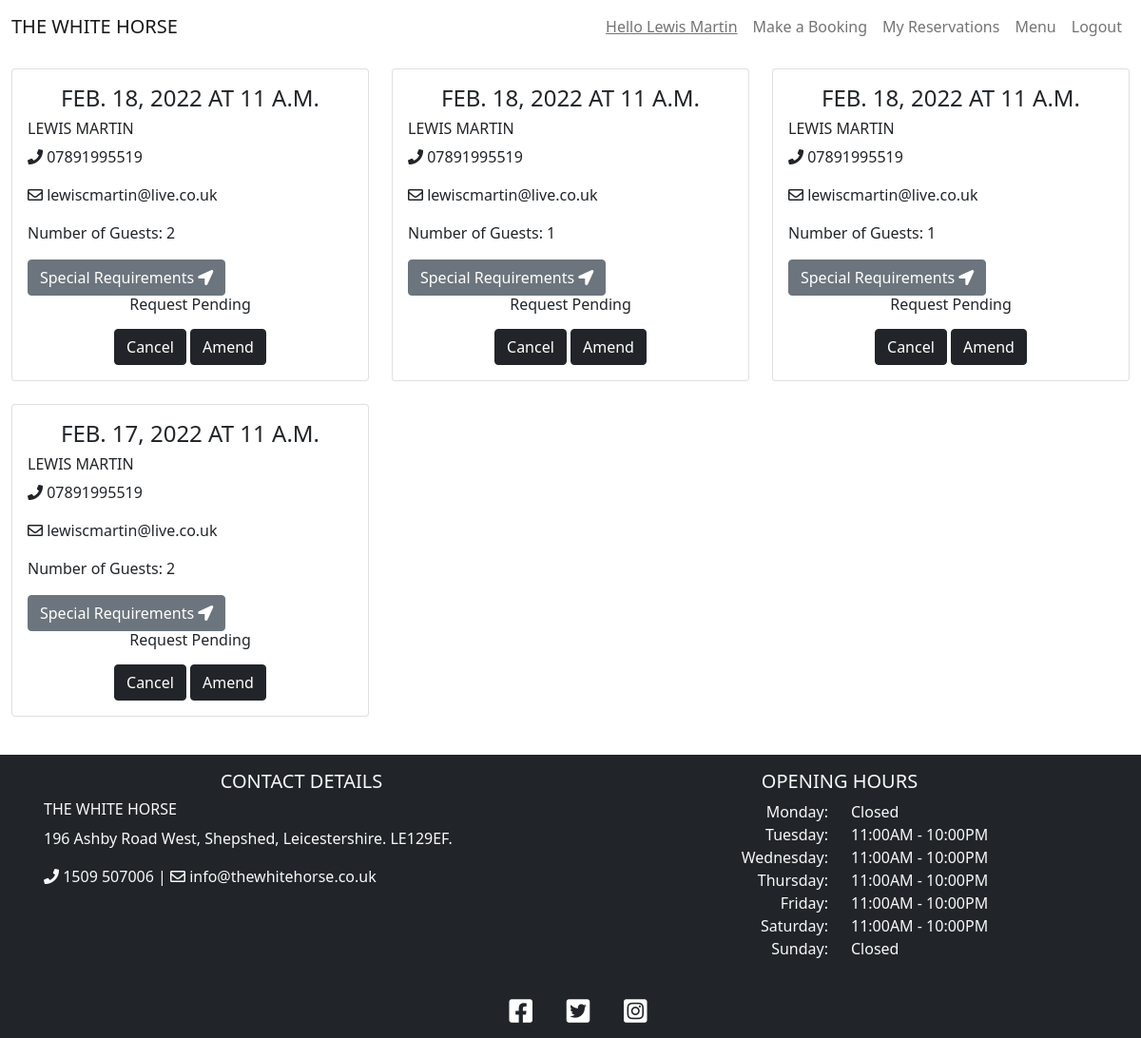
Before: /reservations (signed in) with the older database file.
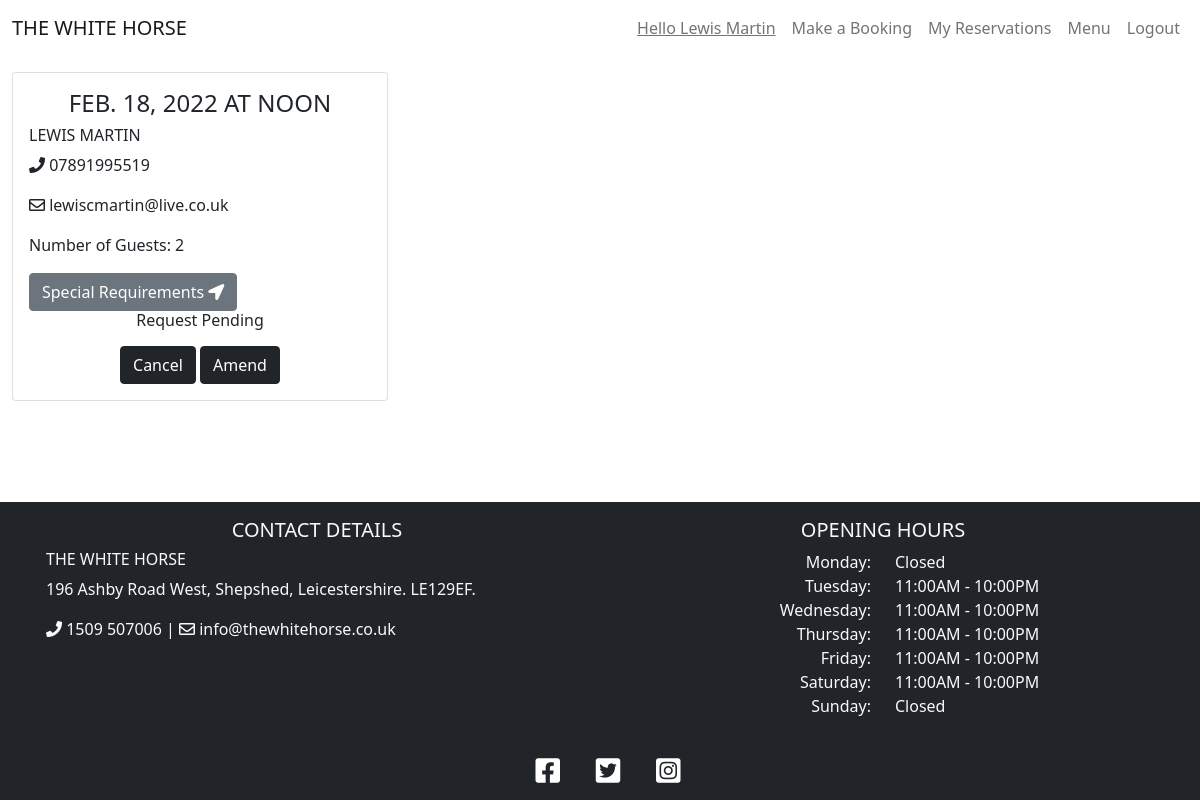
After: the same page with the newer database file.
### booking/models.py (models this page shows, shortened)
class Booking(models.Model):
    user = models.ForeignKey(User, on_delete=models.CASCADE)
    lead = models.CharField(max_length=200, blank=False)
    email = models.CharField(max_length=200, blank=False)
    phoneNumberRegex = RegexValidator(regex=r'^\+?1?\d{9,15}$')
    mobile = models.CharField(
        validators=[phoneNumberRegex], max_length=16, blank=False
        )
    date = models.DateField(blank=False)
    time = models.TimeField(blank=False)
    notes = models.TextField(max_length=200)
    guests = models.PositiveIntegerField(blank=False)
    status = models.IntegerField(choices=STATUS, default=0)
    class Meta:
        ordering = ['-date']

### booking/views.py (the view)
# urls.py: path('reservations', views.ReservationList.as_view(), name='reservations'),
class ReservationList(generic.ListView):
    model = Booking
    def get(self, request, *args, **kwargs):
        if request.user.is_authenticated:
            reservations = Booking.objects.filter(user=request.user)
            return render(
                request, 'reservations.html',
                {
                    'reservations': reservations,
                },
            )
        else:
            return redirect(reverse("account_login"))

### templates/reservations.html (shortened to what this page needs)
{% extends "base.html" %}
{% block content %}
<div class="container-fluid mb-3">
    <div class="row">
        <div class="col-12 mt-3 left">
            <div class="row">
                {% for reservation in reservations %}
                <div class="col-md-4">
                    <div class="card mb-4">
                        <div class="card-body">
                            <h4 class='card-title text-uppercase text-center'>{{ reservation.date }} at
                                {{ reservation.time }}</h4>
                            <h6 class="text-uppercase">{{ reservation.lead }}</h6>
                            <div class='card-text'>
                                <p><i class="fas fa-phone"></i> {{ reservation.mobile }}</p>
                                <p><i class="far fa-envelope"></i> {{ reservation.email }}</p>
                                <p>Number of Guests: {{ reservation.guests }}</p>
                                <button data-bs-toggle='modal' data-bs-target='#notes' class="btn btn-secondary">Special
                                    Requirements <i class="fas fa-location-arrow"></i></button>
                                <div class='text-center h6'>
                                    {% if reservation.status == 1 %}
                                    <p>Reservation Accepted</p>
                                    {% elif reservation.status == 2 %}
                                    <p>Reservation Declined</p>
                                    {% else %}
                                    <p>Request Pending</p>
                                    {% endif %}
                                </div>
                            </div>
                            <div class='text-center'>
                                <a href="/cancel/{{ reservation.id }}"><button class="btn btn-dark">Cancel</button></a>
                                <a href="/amend/{{ reservation.id }}"><button class="btn btn-dark">Amend</button></a>
                            </div>
                        </div>
                    </div>
                </div>
                {% if forloop.counter|divisibleby:3  %}
            </div>
                <div class="row">
                    {% endif %}
                    {% endfor %}
                </div>
        </div>
    </div>
</div>
{% endblock %}

### templates/base.html (shortened to what this page needs)
{% load static %}
<!DOCTYPE html>
<html lang="en">
<head>
    <link rel="stylesheet" href="https://cdnjs.cloudflare.com/ajax/libs/font-awesome/5.15.3/css/all.min.css">
    <link href="https://cdn.jsdelivr.net/npm/bootstrap@5.0.1/dist/css/bootstrap.min.css" rel="stylesheet"
>
    <link rel="stylesheet" href="{% static 'css/style.css' %}">
</head>
<body class="site">
    <header>
        <nav class="navbar sticky-top navbar-expand-lg navbar-light">
            <div class="container-fluid">
                <a class="navbar-brand text-uppercase" href="{% url 'index' %}">The White Horse</a>
                <div class="collapse navbar-collapse" id="navbarNav">
                    <ul class="navbar-nav ms-auto">
                        {% if user.is_authenticated %}
                        <li class="nav-item">
                            <a class="nav-link"><u>Hello {{ user.first_name }} {{ user.last_name }}</u></a>
                        </li>
                        <li class="nav-item">
                            <a class="nav-link" href="{% url 'booking' %}">Make a Booking</a>
                        </li>
                        <li class="nav-item">
                            <a class="nav-link" href="{% url 'reservations' %}">My Reservations</a>
                        </li>
                        {% else %}
                        <li class="nav-item">
                            <a class="nav-link" href="{% url 'account_signup' %}">Make a Booking</a>
                        </li>
                        {% endif %}
                        <li class="nav-item">
                            <a class="nav-link" href="#">Menu</a>
                        </li>
                        {% if user.is_authenticated %}
                        <li class="nav-item">
                            <a class="nav-link" href="{% url 'account_logout' %}">Logout</a>
                        </li>
                        {% endif %}
                    </ul>
                </div>
            </div>
        </nav>
    </header>
    <main class="site-content">
        {% block content %}
        {% endblock content %}
    </main>
    <footer class="footer bg-dark text-light text-lg-start text-center">
        <div class="container p-3">
            <div class="row">
                <div class="col-lg-6 col-md-12 mb-4 mb-md-0">
                    <h5 class="text-uppercase text-center">Contact Details</h5>
                    <h6 class="text-uppercase">The White Horse</h6>
                    <p>
                        196 Ashby Road West, Shepshed, Leicestershire. LE129EF.
                    </p>
                    <p>
                        <i class="fas fa-phone"></i> 1509 507006 | <i class="far fa-envelope"></i> info@thewhitehorse.co.uk
                    </p>
                </div>
                <div class="col-lg-6 col-md-12 mb-4 mb-md-0">
                    <h5 class="text-uppercase text-center">Opening Hours</h5>
                    <div class="row">
                        <div class="col">
                            <ul class="text-lg-end text-center list-unstyled">
                                <li>
                                    Monday:
                                </li>
                                <li>
                                    Tuesday:
                                </li>
                                <li>
                                    Wednesday:
                                </li>
                                <li>
                                    Thursday:
                                </li>
                                <li>
                                    Friday:
                                </li>
                                <li>
                                    Saturday:
                                </li>
                                <li>
                                    Sunday:
                                </li>
                            </ul>
                        </div>
                        <div class="col">
                            <ul class="list-unstyled">
                                <li>
                                    Closed
                                </li>
                                <li>
                                    11:00AM - 10:00PM
                                </li>
                                <li>
                                    11:00AM - 10:00PM
                                </li>
                                <li>
                                    11:00AM - 10:00PM
                                </li>
                                <li>
                                    11:00AM - 10:00PM
                                </li>
                                <li>
                                    11:00AM - 10:00PM
                                </li>
                                <li>
                                    Closed
                                </li>
                            </ul>
                        </div>
                    </div>
                </div>
            </div>
        </div>
        <div class="text-center">
            <a href="https://en-gb.facebook.com/" target="_blank" rel="noopener" class="badge badge-light"
                aria-label="visit our Facebook page (opens in a new tab)"><i
                    class="fab fa-facebook-square ms-3 h3"></i></a>
            <a href="https://twitter.com/" target="_blank" rel="noopener" class="badge badge-light"
                aria-label="visit our Twitter page (opens in a new tab)"><i
                    class="fab fa-twitter-square ms-3 h3"></i></a>
            <a href="https://www.instagram.com/" target="_blank" rel="noopener" class="badge badge-light"
                aria-label="visit our Instagram page (opens in a new tab)"><i
                    class="fab fa-instagram-square ms-3 h3"></i></a>
        </div>
    </footer>
</body>
</html>

### static/css/style.css (style rules this page uses)
body { background-color: white; }
header { background-color: white; }
.site { display: flex; min-height: 100vh; flex-direction: column; }
.site-content { flex: 1; width: 100%; height: 100%; }

Changed rows visible on the page:
removed Booking: date "FEB. 18, 2022", time "11 A.M.", lead "LEWIS MARTIN", mobile "07891995519", email "lewiscmartin@live.co.uk", guests "2", status "Request Pending"
removed Booking: date "FEB. 18, 2022", time "11 A.M.", lead "LEWIS MARTIN", mobile "07891995519", email "lewiscmartin@live.co.uk", guests "1", status "Request Pending"
removed Booking: date "FEB. 18, 2022", time "11 A.M.", lead "LEWIS MARTIN", mobile "07891995519", email "lewiscmartin@live.co.uk", guests "1", status "Request Pending"
removed Booking: date "FEB. 17, 2022", time "11 A.M.", lead "LEWIS MARTIN", mobile "07891995519", email "lewiscmartin@live.co.uk", guests "2", status "Request Pending"
added Booking: date "FEB. 18, 2022", time "NOON", lead "LEWIS MARTIN", mobile "07891995519", email "lewiscmartin@live.co.uk", guests "2", status "Request Pending"
